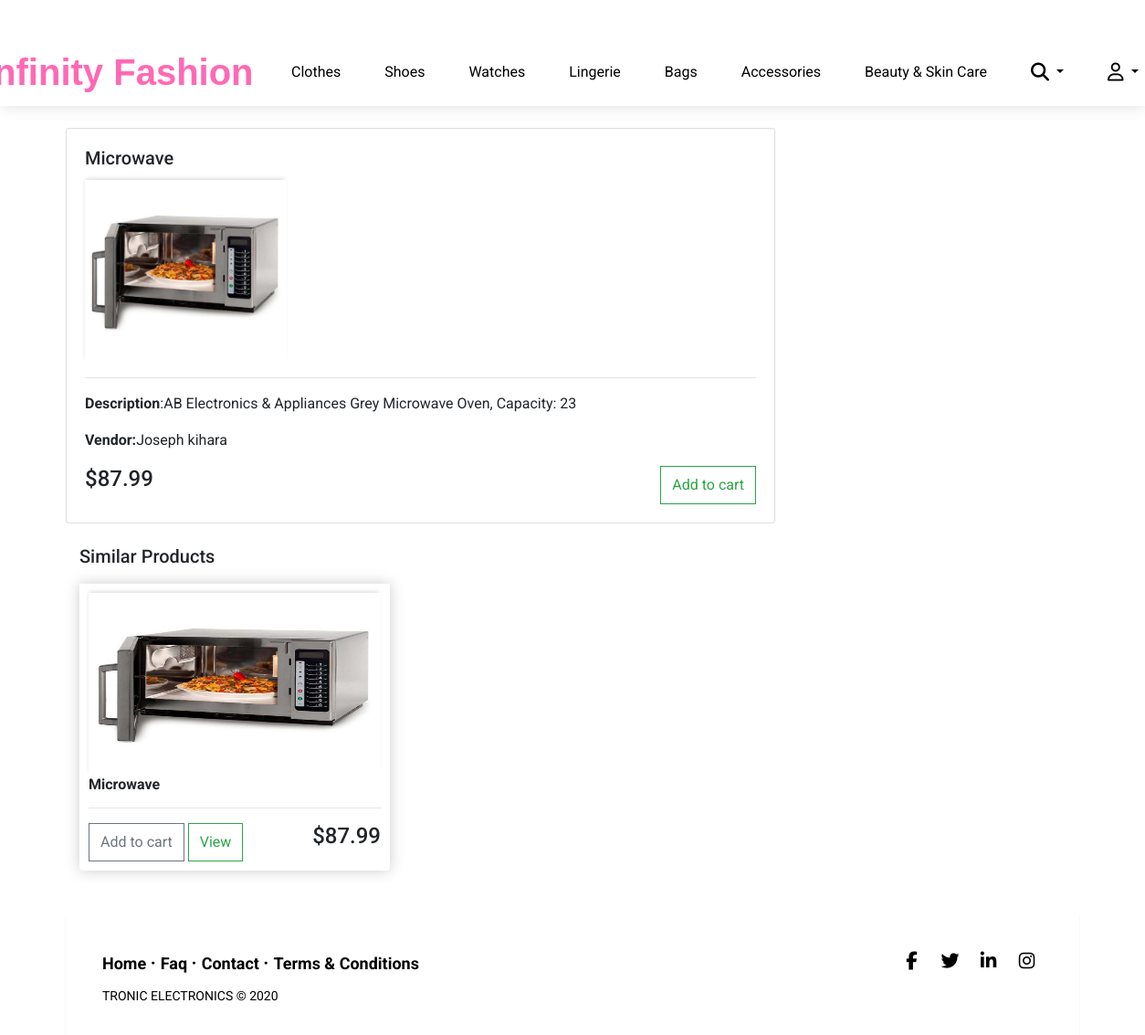
Before: /product_detail/8/ (signed in) with the older database file.
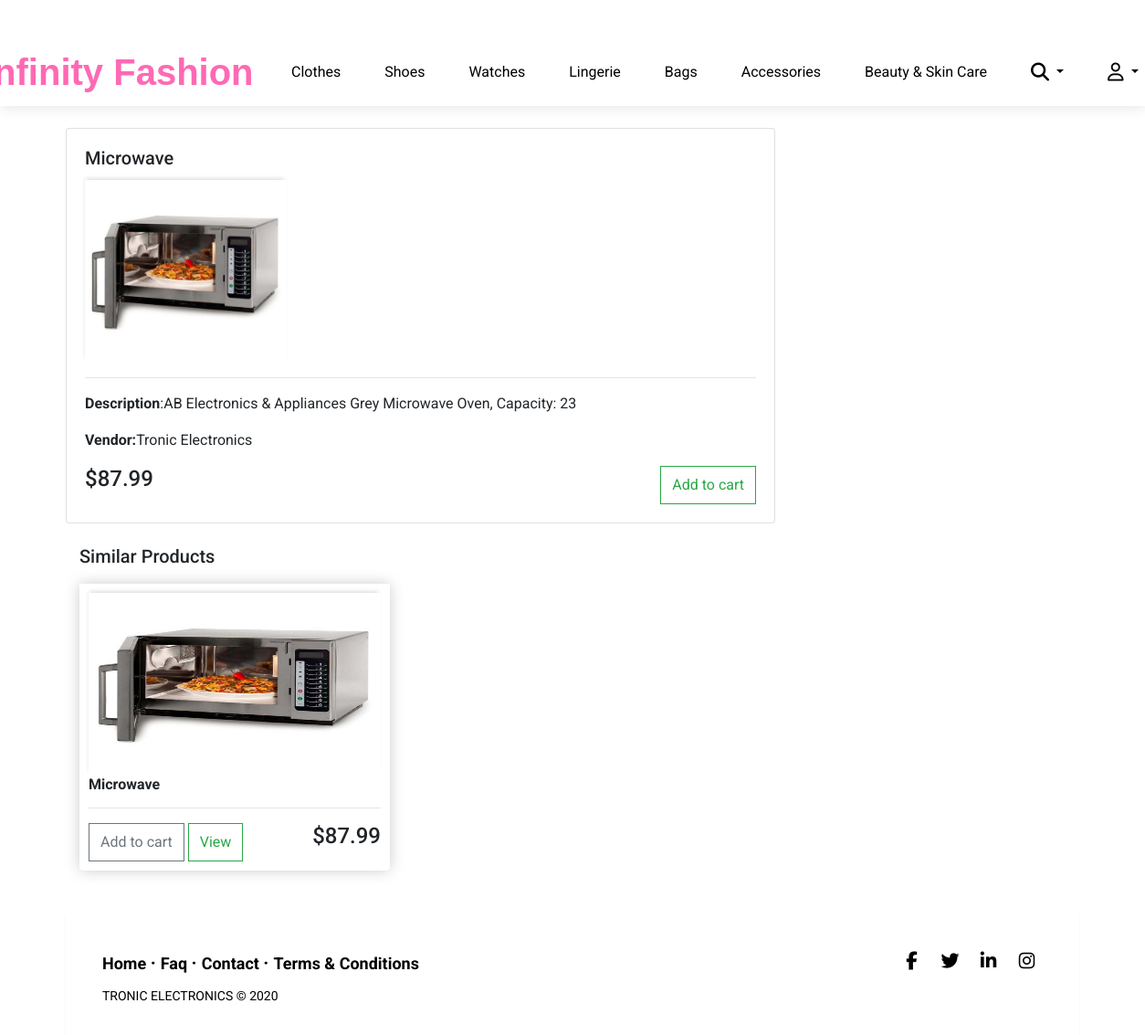
After: the same page with the newer database file.
### shop/models.py (models this page shows, shortened)
class Product(models.Model):
    category_choices = (
        ('Computing', 'Computing'),
        ('Gaming', 'Gaming'),
        ('Phones', 'Phones'),
        ('TV & Vidoe', 'TV & Video'),
        ('Photography', 'Photography'),
        ('Music & Sound', 'Music & Sound'),
        ('Home Applliances', 'Home Applliances'),
        ('Office Electronics', 'Office Electronics')
    )
    name = models.CharField(max_length=100, null=False, blank=False)
    price = models.DecimalField(decimal_places=2, max_digits=7)
    description = models.CharField(max_length=150, null=True, blank=True)
    category = models.CharField(
        max_length=150, choices=category_choices, default='Computing')
    vendor = models.ForeignKey(
        Vendor, on_delete=models.SET_NULL, null=True, blank=True,)
    image = models.ImageField(null=True, blank=True)
    @property
    def imageURL(self):
        try:
            url = self.image.url
        except:
            url = ''
        return url
    @property
    def vendorName(self):
        if self.vendor == None:
            vendor = 'Tronic Electronics'
            return vendor
        else:
            return self.vendor

class Vendor(models.Model):
    user = models.OneToOneField(
        User, on_delete=models.CASCADE, null=True, blank=True)
    first_name = models.CharField(max_length=100, null=False, blank=False)
    second_name = models.CharField(
        max_length=100, null=False, blank=False)
    email = models.EmailField(max_length=254)
    image = models.ImageField(null=True, blank=True)
    def __str__(self):
        return (self.first_name + " " + self.second_name)

### shop/views.py (the view)
# urls.py: path('product_detail/<str:pk>/', productDetail, name='product_detail'),
def productDetail(request, pk):
    data = cartData(request)
    cartItems = data['cartItems']
    context = {'cartItems': cartItems}
    product = Product.objects.get(id=pk)
    products = Product.objects.all()
    products_category = products.filter(category=product.category)
    context = {'product': product,
               'cartItems': cartItems, 'products_category': products_category}
    return render(request, 'product_detail.html', context)

### shop/models.py (called while the page is built)
    @property
    def get_cart_items(self):
        orderitems = self.orderitem_set.all()
        total = sum([item.quantity for item in orderitems])
        return total

### shop/utils.py (called while the page is built)
def cartData(request):
    if request.user.is_authenticated:
        customer, created = Customer.objects.get_or_create(user=request.user)
        order, created = Order.objects.get_or_create(
            customer=customer, complete=False)
        items = order.orderitem_set.all()
        cartItems = order.get_cart_items
    else:
        cookieData = cookieCart(request)
        cartItems = cookieData['cartItems']
        order = cookieData['order']
        items = cookieData['items']
    return {'cartItems': cartItems, 'order': order, 'items': items}

### shop/templates/product_detail.html (shortened to what this page needs)
{% extends 'base.html' %}
{% load static %}
{% block content %}
<div class="card" style="width: 70%;">
    <div class="card-body">
      <h5 class="card-title">{{product.name}}</h5>
      <img
      src="{{product.imageURL}}"
      alt=""
      class="thumbnail"
      style="width:30%;"
    />
    <hr>
      <p class="card-text"><span style="font-weight: bold;">Description</span>:{{product.description}}</p>
      <p class="card-text"><span style="font-weight: bold;">Vendor:</span>{{product.vendorName}}</p>
      <h4 style="float: left;">${{product.price|floatformat:2}}</h4>
      <button data-product={{product.id}} data-action="add" class="btn btn-outline-success add-btn update-cart" style="float: right;">Add to cart</button>
    </div>
  </div>
  <div class="container">
  <h5>Similar Products</h5>
  <div class="row">
    {% for product in products_category %}
    <div class="col-lg-4">
      <div class="box-element product">
        <img
          src="{{product.imageURL}}"
          alt=""
          class="thumbnail"
        />
        <h6><strong>{{product.name}}</strong></h6>
        <hr />
        <button data-product={{product.id}} data-action="add" class="btn btn-outline-secondary add-btn update-cart">Add to cart</button>
        <a href="{% url 'product_detail' product.id %}" class="btn btn-outline-success">View</a>
        <h4 style="float: right;">${{product.price|floatformat:2}}</h4>
      </div>
      <br>
    </div>
    {% endfor %}
</div>
{% endblock %}

Changed rows visible on the page:
changed Product "Microwave": vendorName "Joseph kihara" → "Tronic Electronics"
